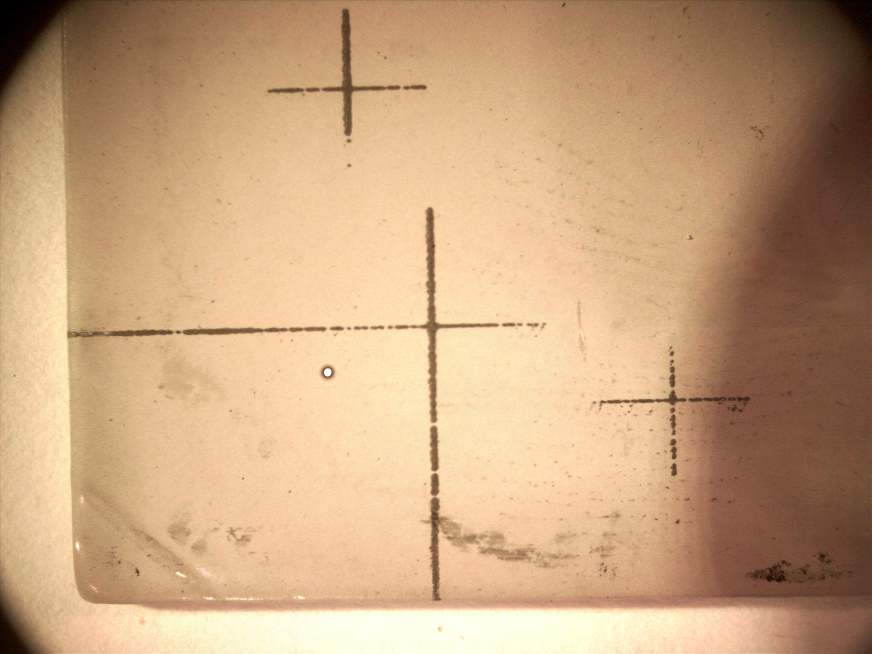
#> input picture photo1/0x0.jpg, 3488 x 2616 px, found by its file name (shown at 1/4 size); its folder holds only this picture in this run
$ jupyter execute --allow-errors harvest_data.ipynb   (shell and % lines are left out)
#> lines starting #> are read from the running program, lines starting #| are printed output that depends on the picture; after the words box and inside, x2 and y2 are one past the last pixel; in counts of white or black regions, pixels touching at a corner belong together
#> `image = cv2.imread(path+impath, cv2.IMREAD_GRAYSCALE)`:
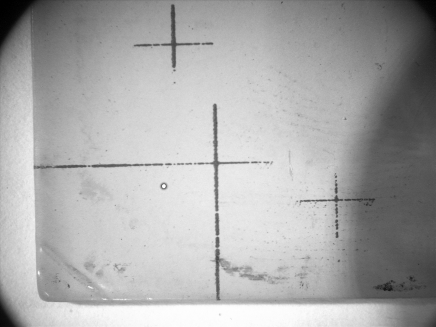
#> image: shape (2616, 3488) (shown at 1/8 size); min 0, max 255, mean 170.4
[cell 1]
import os
import matplotlib.pyplot as plt
import numpy as np

import cv2
from cv2 import dilate
from cv2 import adaptiveThreshold

from os import listdir
from os.path import isfile, join

from skimage.morphology import *
from skimage import io

[cell 2]
def cv_remove_small_objects(im, min_size):
    nb_components, output, stats, centroids = cv2.connectedComponentsWithStats(im, connectivity=8)
    sizes = stats[1:, -1];
    nb_components = nb_components - 1

    res = np.zeros((output.shape))
    for i in range(0, nb_components):
        if sizes[i] >= min_size:
            res[output == i + 1] = 1

    return res

def binarize(im):
    binary_local = im=cv2.adaptiveThreshold(
        src=np.array(cv2.medianBlur(im, 5), dtype=np.uint8),
        maxValue=255,
        adaptiveMethod=cv2.ADAPTIVE_THRESH_GAUSSIAN_C,
        thresholdType=cv2.THRESH_BINARY_INV,
        blockSize=505,
        C=25)

    cleaned = cv_remove_small_objects(binary_local, 250)

    strel = cv2.getStructuringElement(cv2.MORPH_RECT,(40, 40))
    cleaned = cv2.dilate(np.array(cleaned, dtype=np.uint8), strel)

    cleaned = cv_remove_small_objects(cleaned, 15000)

    return cleaned

def ImageToFeatures(img):
    data = []
    labels = []
    for i, row in enumerate(img):
        for j, val in enumerate(row):
            if val:
                data.append([j, i])
                labels.append(val)
    return np.array(data), np.array(labels)

# [23 lines left out: function FeaturesToImage, not called in this run]

def n_clusters(labels):
    return len(set(labels)) - (1 if -1 in labels else 0)

def get_tracings_from_binarized_image(image, notch_size=700):
    nb_components, output, stats, centroids = \
        cv2.connectedComponentsWithStats(np.array(image, dtype=np.uint8), connectivity=4)
    pixels, labels = ImageToFeatures(output)

    n_clt = n_clusters(labels)

    clusters = [np.where(labels==i)[0] for i in range(1, n_clt + 1)]

    notches=[]
    for cluster in clusters:
        notches.append([pixels[ix] for ix in cluster])
    notches = np.array(notches)

    data=list(map(lambda x: FeaturesToImage(np.array(x), width=notch_size, height=notch_size, correction=True), notches))
    data_src=list(map(lambda x: FeaturesToImage(np.array(x), width=image.shape[0], height=image.shape[1]), notches))

    data_prep = []
    for dt in data:
        if dt is not None:
            data_prep.append(dt.reshape(notch_size**2))
        else:
            data_prep.append(np.zeros(notch_size**2))

    return (data, data_src, data_prep)

[cell 3]
path=os.getcwd() + '\\photo1\\'
impaths = [f for f in listdir(path) if isfile(join(path, f))]

[cell 4]
data = []
data_src = []
data_prep = []
#> (the rest of this cell did not finish here and is left out)

#> in binarize, `binary_local = im=cv2.adaptiveThreshold( src=np.array(cv2.medianBlur(i..`:
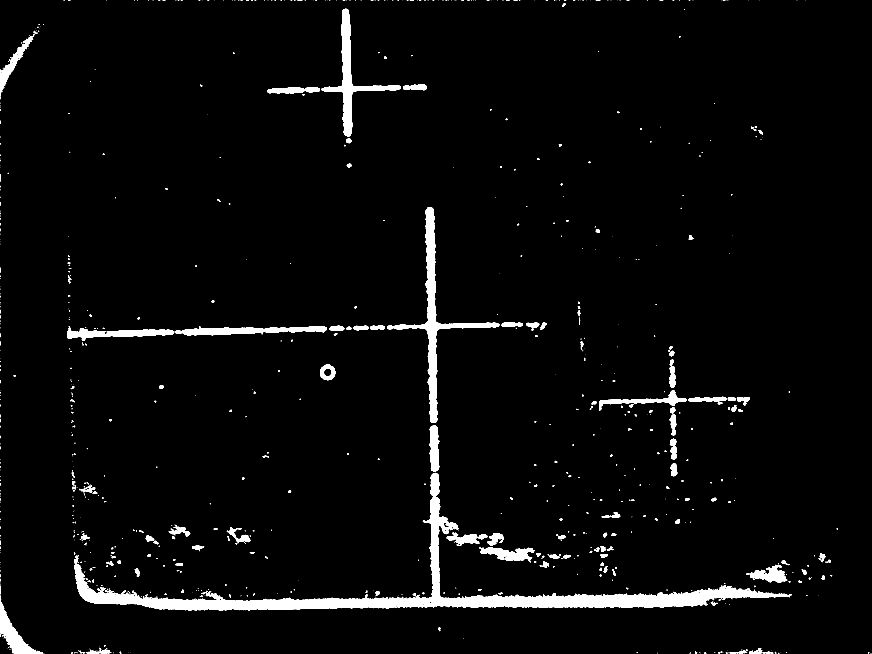
#> binary_local: shape (2616, 3488) (shown at 1/4 size); 3.4% white; 1055 white regions (772 under 20 px), largest, box (x1, y1, x2, y2) and area: (296, 1891, 3167, 2442) 134617, (1549, 828, 1998, 1692) 33734, (1286, 35, 1604, 546) 21731
#> in cv_remove_small_objects, `nb_components, output, stats, centroids = cv2.connectedComponentsWithS..`:
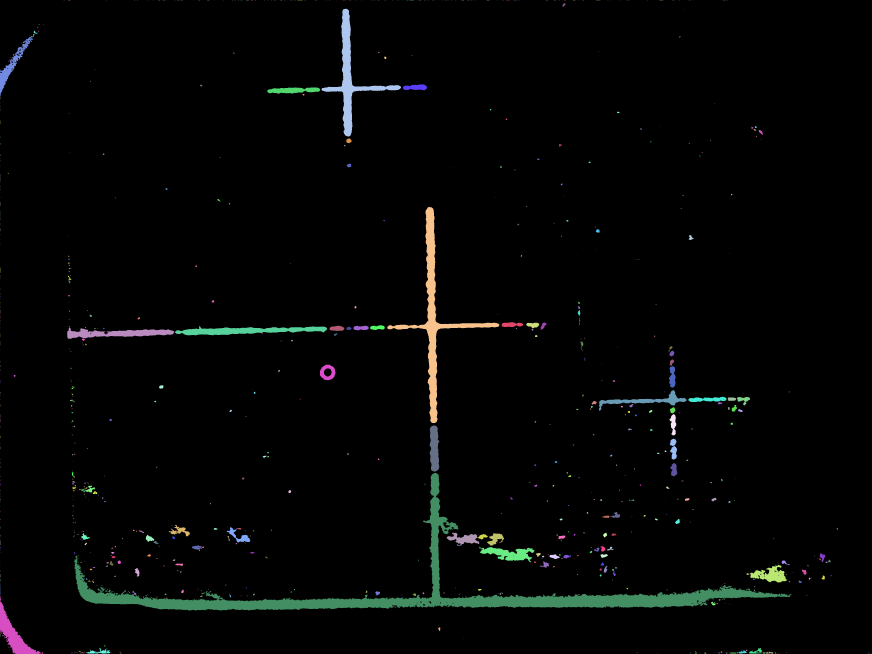
#> output: shape (2616, 3488) int32 (shown at 1/4 size); 1056 distinct labels, from 0 to 1055; one colour per label, 0 black
#> in cv_remove_small_objects, `nb_components, output, stats, centroids = cv2.connectedComponentsWithS..`: nb_components = 1056; stats = 1056 rows, first 6: [0, 0, 3488, 2616, 8814818], [254, 0, 5, 1, 5], [272, 0, 10, 1, 10], [426, 0, 2, 1, 2], [537, 0, 3, 1, 3], [548, 0, 3, 1, 3]; centroids = 1056 pairs, first value 0 to 3483.2, second value 0 to 2612.4
#> in cv_remove_small_objects, `sizes = stats[1:, -1];`: sizes = 1055 values, max 134617 at index 503, min 1 at index 13, mean 293.6
#> in cv_remove_small_objects, `nb_components = nb_components - 1`: nb_components = 1055
#> after the loop in cv_remove_small_objects, `for i in range(0, nb_components):`:
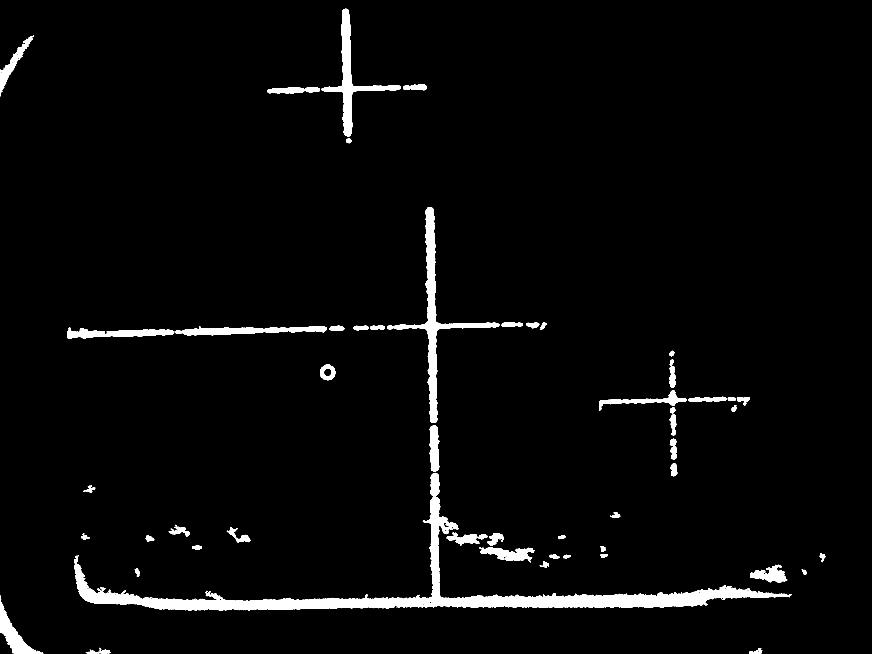
#> res: shape (2616, 3488) float64 (shown at 1/4 size); values 0 (black) and 1 (white), 3.2% white; 53 white regions, largest, box (x1, y1, x2, y2) and area: (296, 1891, 3167, 2442) 134617, (1549, 828, 1998, 1692) 33734, (1286, 35, 1604, 546) 21731
#> call 2 of cv_remove_small_objects, with min_size = 15000
#> in cv_remove_small_objects (call 2), `nb_components, output, stats, centroids = cv2.connectedComponentsWithS..`:
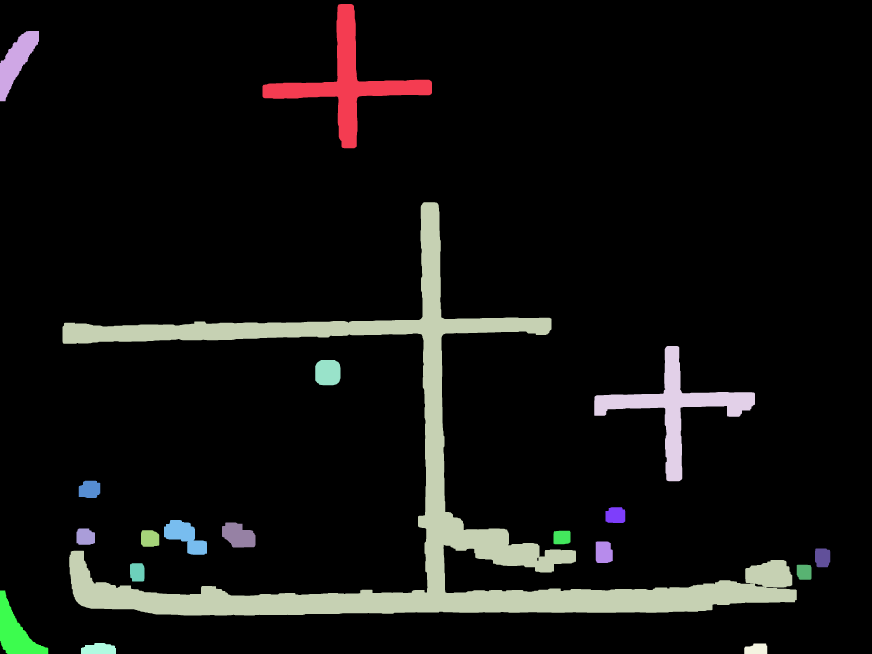
#> output: shape (2616, 3488) int32 (shown at 1/4 size); 20 distinct labels, from 0 to 19; one colour per label, 0 black
#> in cv_remove_small_objects (call 2), `nb_components, output, stats, centroids = cv2.connectedComponentsWithS..`: nb_components = 20; stats = 20 rows, first 6: [0, 0, 3488, 2616, 8288696], [1050, 16, 678, 577, 78504], [0, 124, 156, 281, 20013], [250, 809, 2937, 1653, 565005], [2377, 1384, 643, 541, 70931], [1261, 1440, 101, 101, 9356]; centroids = 20 rows, first 8: [1756.9, 1259.5], [1388.1, 327.5], [65.13, 243], [1653.2, 1983.6], [2700.2, 1631.1], [1310.9, 1490], [358.4, 1957.7], [2461.9, 2061.2]
#> in cv_remove_small_objects (call 2), `sizes = stats[1:, -1];`: sizes = 19 values, max 565005 at index 2, min 3378 at index 15, mean 43995.4
#> in cv_remove_small_objects (call 2), `nb_components = nb_components - 1`: nb_components = 19
#> after the loop in cv_remove_small_objects (call 2), `for i in range(0, nb_components):`:
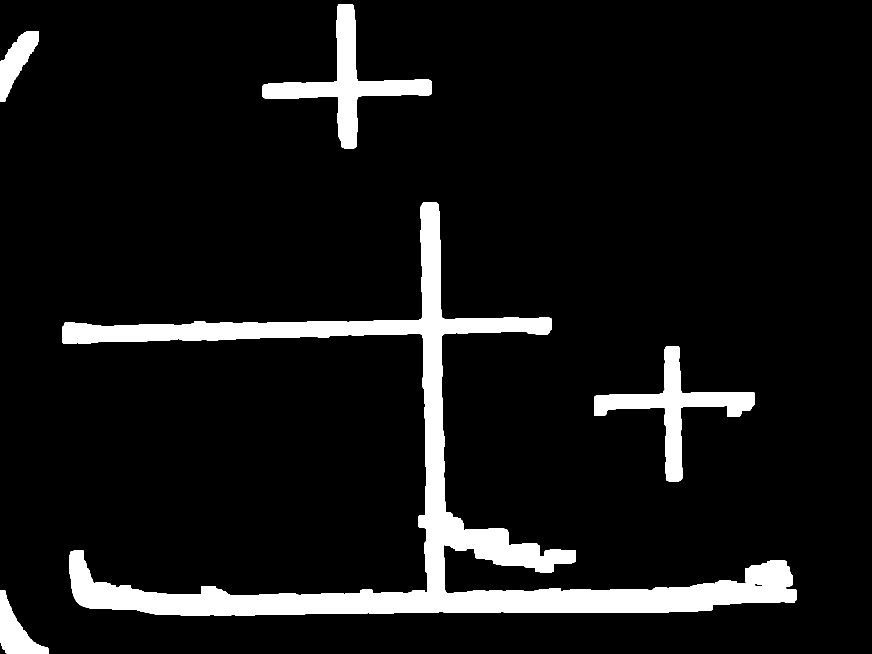
#> res: shape (2616, 3488) float64 (shown at 1/4 size); values 0 (black) and 1 (white), 8.3% white; 5 white regions, box (x1, y1, x2, y2) and area: (250, 809, 3187, 2462) 565005, (1050, 16, 1728, 593) 78504, (2377, 1384, 3020, 1925) 70931, (0, 2362, 193, 2616) 21290, (0, 124, 156, 405) 20013
    d, d_src, d_prep = get_tracings_from_binarized_image(bimage)
#> in get_tracings_from_binarized_image, `nb_components, output, stats, centroids = \ cv2.connectedComponentsWit..`: nb_components = 6; stats = [[0, 0, 3488, 2616, 8368865], [1050, 16, 678, 577, 78504], [0, 124, 156, 281, 20013], [250, 809, 2937, 1653, 565005], [2377, 1384, 643, 541, 70931], [0, 2362, 193, 254, 21290]]; centroids = [[1753.1, 1267.7], [1388.1, 327.5], [65.13, 243], [1653.2, 1983.6], [2700.2, 1631.1], [60.86, 2530.4]]
#> after the loop in ImageToFeatures, `for i, row in enumerate(img):`: data = 755743 items
#> in get_tracings_from_binarized_image, `pixels, labels = ImageToFeatures(output)`: pixels = 755743 pairs, first value 0 to 3186, second value 16 to 2615
#> in get_tracings_from_binarized_image, `n_clt = n_clusters(labels)`: n_clt = 5
#> in get_tracings_from_binarized_image, `clusters = [np.where(labels==i)[0] for i in range(1, n_clt + 1)]`: clusters = 5 items
#> the loop in get_tracings_from_binarized_image, `for cluster in clusters:` made 5 passes
    data += d
    #data_src += d_src
    #data_prep += d_prep

$ run again, on photo1/0x37,83.jpg
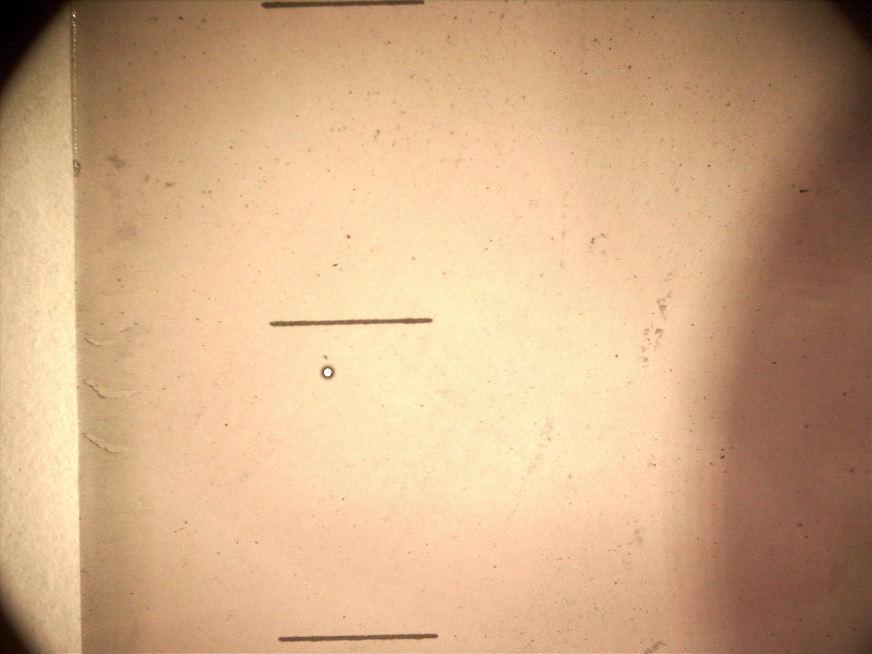
#> input picture photo1/0x37,83.jpg, 3488 x 2616 px, found by its file name (shown at 1/4 size)
#> binary_local: shape (2616, 3488); 1.6% white; 1407 white regions (1084 under 20 px), largest, box (x1, y1, x2, y2) and area: (1643, 2561, 2795, 2616) 24831, (555, 2564, 1234, 2615) 17717, (1110, 2533, 1754, 2573) 14351
#> in cv_remove_small_objects, `nb_components, output, stats, centroids = cv2.connectedComponentsWithS..`: nb_components = 1408; stats = 1408 rows, first 6: [0, 0, 3488, 2616, 8976880], [228, 0, 4, 5, 9], [249, 0, 9, 3, 12], [259, 0, 1, 1, 1], [267, 0, 2, 1, 2], [281, 0, 4, 1, 4]; centroids = 1408 pairs, first value 0 to 3405.8, second value 0 to 2613
#> sizes = 1407 values, max 24831 at index 974, min 1 at index 2, mean 105
#> in cv_remove_small_objects, `nb_components = nb_components - 1`: nb_components = 1407
#> cleaned: shape (2616, 3488); values 0 (black) and 1 (white), 4.2% white; 16 white regions, largest, box (x1, y1, x2, y2) and area: (495, 2514, 2815, 2616) 149019, (1057, 1252, 1753, 1329) 43001, (303, 2245, 447, 2616) 32709
#> in cv_remove_small_objects (call 2), `nb_components, output, stats, centroids = cv2.connectedComponentsWithS..`:
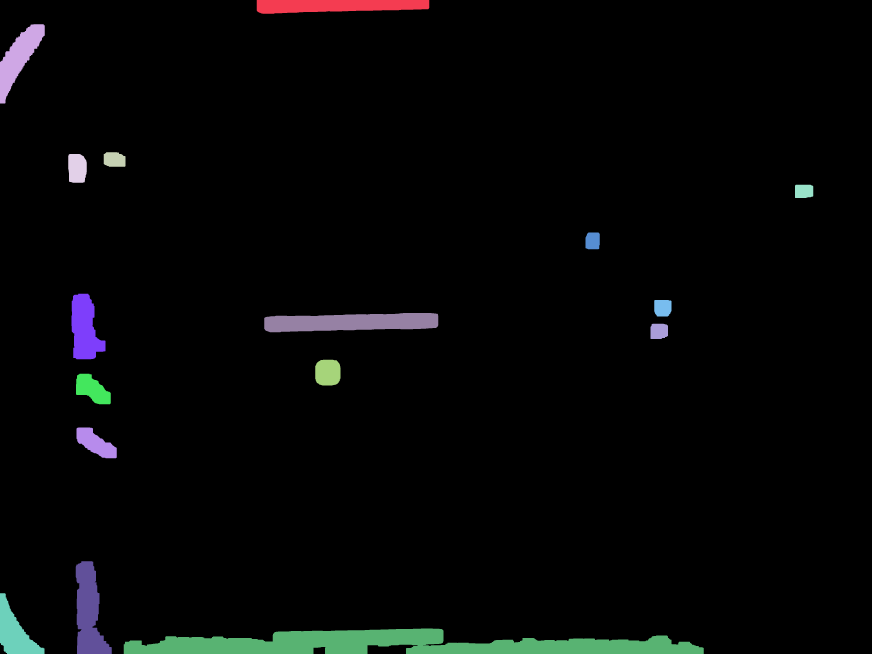
#> output: shape (2616, 3488) int32 (shown at 1/4 size); 17 distinct labels, from 0 to 16; one colour per label, 0 black
#> in cv_remove_small_objects (call 2), `nb_components, output, stats, centroids = cv2.connectedComponentsWithS..`: nb_components = 17; stats = 17 rows, first 6: [0, 0, 3488, 2616, 8740503], [1027, 0, 690, 55, 31303], [0, 97, 179, 317, 24056], [415, 609, 87, 58, 4590], [273, 616, 74, 115, 7764], [3180, 739, 73, 53, 3733]; centroids = 17 rows, first 8: [1770.6, 1286.6], [1349.3, 22.48], [74.86, 229.4], [457.3, 638.6], [308.2, 673], [3215.1, 764.6], [2370.5, 963.4], [338.7, 1314.7]
#> sizes = [31303, 24056, 4590, 7764, 3733, 3636, 24210, 4269, 43001, 4004, 9454, 10880, 11190, 32709, 20287, 149019]
#> in cv_remove_small_objects (call 2), `nb_components = nb_components - 1`: nb_components = 16
#> in get_tracings_from_binarized_image, `nb_components, output, stats, centroids = \ cv2.connectedComponentsWit..`:
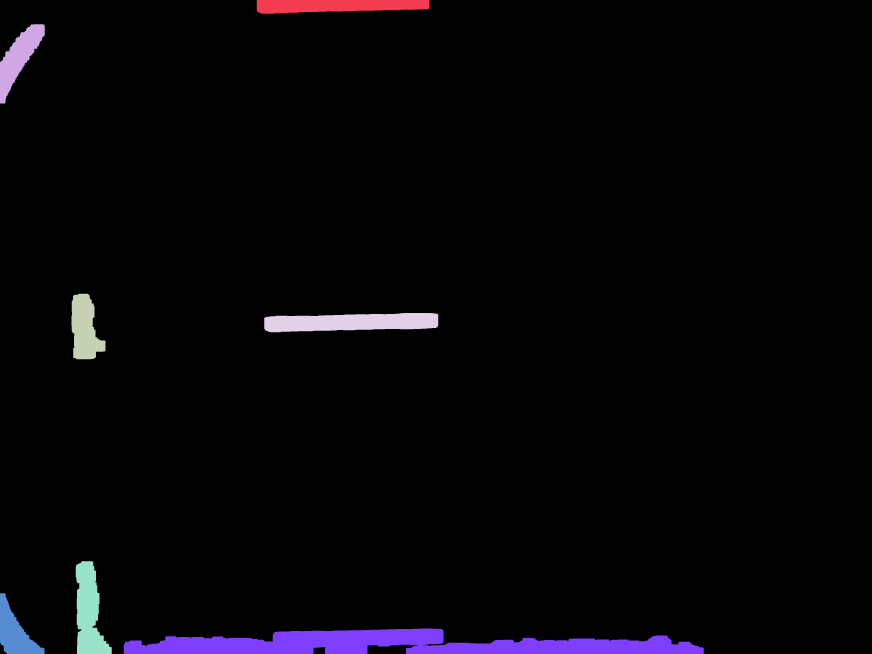
#> output: shape (2616, 3488) int32 (shown at 1/4 size); 8 distinct labels, from 0 to 7; one colour per label, 0 black
#> in get_tracings_from_binarized_image, `nb_components, output, stats, centroids = \ cv2.connectedComponentsWit..`: nb_components = 8; stats = [[0, 0, 3488, 2616, 8800023], [1027, 0, 690, 55, 31303], [0, 97, 179, 317, 24056], [286, 1175, 136, 262, 24210], [1057, 1252, 696, 77, 43001], [303, 2245, 144, 371, 32709], [0, 2373, 178, 243, 20287], [495, 2514, 2320, 102, 149019]]; centroids = [[1766.4, 1286.5], [1349.3, 22.48], [74.86, 229.4], [338.7, 1314.7], [1404.1, 1289.1], [354.6, 2448], [58.43, 2531.5], [1606.7, 2577.9]]
#> after the loop in ImageToFeatures, `for i, row in enumerate(img):`: data = 324585 items
#> pixels = 324585 pairs, first value 0 to 2814, second value 0 to 2615
#> n_clt = 7
#> clusters = 7 items
#> the loop in get_tracings_from_binarized_image, `for cluster in clusters:` made 7 passes
